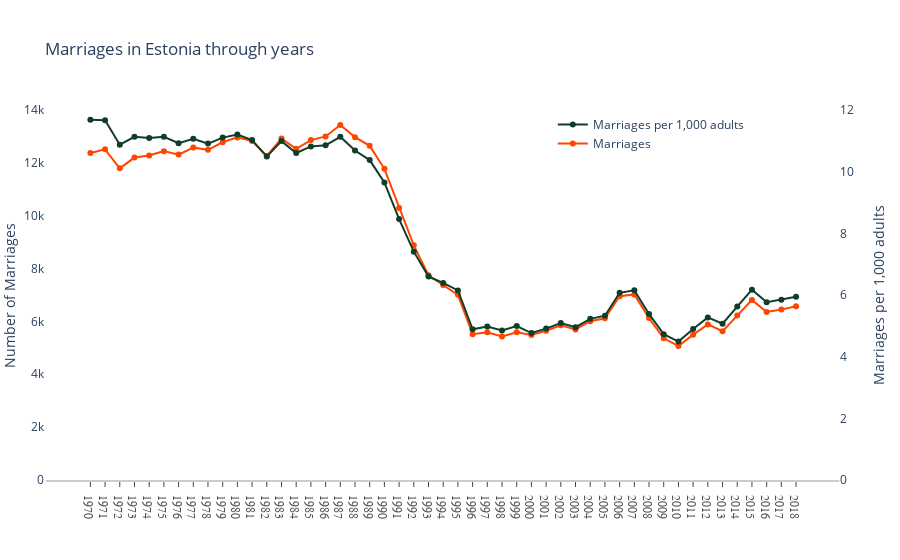

The notebook cell this image was saved under:
### Code cell
fig = go.Figure()
fig = make_subplots(specs=[[{"secondary_y": True}]])

fig.add_trace(go.Scatter(x=df_marriage_1['TIME'], y=df_marriage_1['Marriages per 1,000 adults population'],
                    mode='lines+markers',
                    name='Marriages per 1,000 adults',
                    line_color='rgb(15,62,40)'),
             secondary_y=True,)

fig.add_trace(go.Scatter(x=df_marriage_1['TIME'], y=df_marriage_1['Marriages'],
                    mode='lines+markers',
                    name='Marriages',
                    line_color='rgb(255, 69, 0)'))

fig.update_yaxes(title_text="Marriages per 1,000 adults", secondary_y=True, range=[0, 12])
fig.update_yaxes(title_text="Number of Marriages", secondary_y=False, range=[0, 14000])


fig.update_layout(
    xaxis=dict(
        showline=True,
        showgrid=False,
        showticklabels=True,
        type = 'category',
        linecolor='rgb(204, 204, 204)',
        linewidth=2,
        ticks='outside',
        tickfont=dict(
            family='Arial',
            size=12,
            color='rgb(82, 82, 82)',
        ),
    ),
    yaxis=dict(
        showgrid=True,
        zeroline=True,
        showline=True,
        showticklabels=True,
    ),
    autosize=True,
    margin=dict(
        autoexpand=True,
        l=20,
        r=10,
        t=110,
    ),
    showlegend=True,
    legend=dict(x=0.6, y=1.),
    plot_bgcolor='white',
    title = 'Marriages in Estonia through years'
)

fig.show()

# py.plot(fig, filename = '', auto_open=True) - uncomment and inpute your filename if you want to export to chart-studio.plot.ly.

### Figure 1 — Plotly figure (JSON) as saved in the notebook; plotly's stock layout.template omitted (floating-point values rounded to 4 significant figures)
{"data": [{"line": {"color": "rgb(15,62,40)"}, "mode": "lines+markers", "name": "Marriages per 1,000 adults", "type": "scatter", "x": [1970, 1971, 1972, 1973, 1974, 1975, 1976, 1977, 1978, 1979, 1980, 1981, 1982, 1983, 1984, 1985, 1986, 1987, 1988, 1989, 1990, 1991, 1992, 1993, 1994, 1995, 1996, 1997, 1998, 1999, 2000, 2001, 2002, 2003, 2004, 2005, 2006, 2007, 2008, 2009, 2010, 2011, 2012, 2013, 2014, 2015, 2016, 2017, 2018], "xaxis": "x", "y": [11.68, 11.67, 10.87, 11.13, 11.09, 11.13, 10.92, 11.07, 10.91, 11.1, 11.2, 11.03, 10.49, 10.99, 10.61, 10.82, 10.86, 11.13, 10.68, 10.38, 9.651, 8.462, 7.406, 6.597, 6.391, 6.149, 4.887, 4.976, 4.848, 4.992, 4.767, 4.91, 5.091, 4.956, 5.226, 5.328, 6.072, 6.151, 5.384, 4.729, 4.489, 4.899, 5.274, 5.069, 5.625, 6.173, 5.765, 5.845, 5.945], "yaxis": "y2"}, {"line": {"color": "rgb(255, 69, 0)"}, "mode": "lines+markers", "name": "Marriages", "type": "scatter", "x": [1970, 1971, 1972, 1973, 1974, 1975, 1976, 1977, 1978, 1979, 1980, 1981, 1982, 1983, 1984, 1985, 1986, 1987, 1988, 1989, 1990, 1991, 1992, 1993, 1994, 1995, 1996, 1997, 1998, 1999, 2000, 2001, 2002, 2003, 2004, 2005, 2006, 2007, 2008, 2009, 2010, 2011, 2012, 2013, 2014, 2015, 2016, 2017, 2018], "y": [12373, 12514, 11794, 12200, 12277, 12443, 12312, 12580, 12492, 12784, 12964, 12825, 12263, 12917, 12530, 12861, 13000, 13434, 12973, 12644, 11774, 10292, 8878, 7745, 7378, 7006, 5517, 5589, 5430, 5590, 5485, 5647, 5853, 5699, 6009, 6121, 6954, 7022, 6127, 5362, 5066, 5499, 5888, 5630, 6220, 6815, 6360, 6447, 6573]}], "layout": {"autosize": true, "legend": {"x": 0.6, "y": 1}, "margin": {"autoexpand": true, "l": 20, "r": 10, "t": 110}, "plot_bgcolor": "white", "showlegend": true, "title": {"text": "Marriages in Estonia through years"}, "xaxis": {"anchor": "y", "domain": [0, 0.94], "linecolor": "rgb(204, 204, 204)", "linewidth": 2, "showgrid": false, "showline": true, "showticklabels": true, "tickfont": {"color": "rgb(82, 82, 82)", "family": "Arial", "size": 12}, "ticks": "outside", "type": "category"}, "yaxis": {"anchor": "x", "domain": [0, 1], "range": [0, 14000], "showgrid": true, "showline": true, "showticklabels": true, "title": {"text": "Number of Marriages"}, "zeroline": true}, "yaxis2": {"anchor": "x", "overlaying": "y", "range": [0, 12], "side": "right", "title": {"text": "Marriages per 1,000 adults"}}}}
